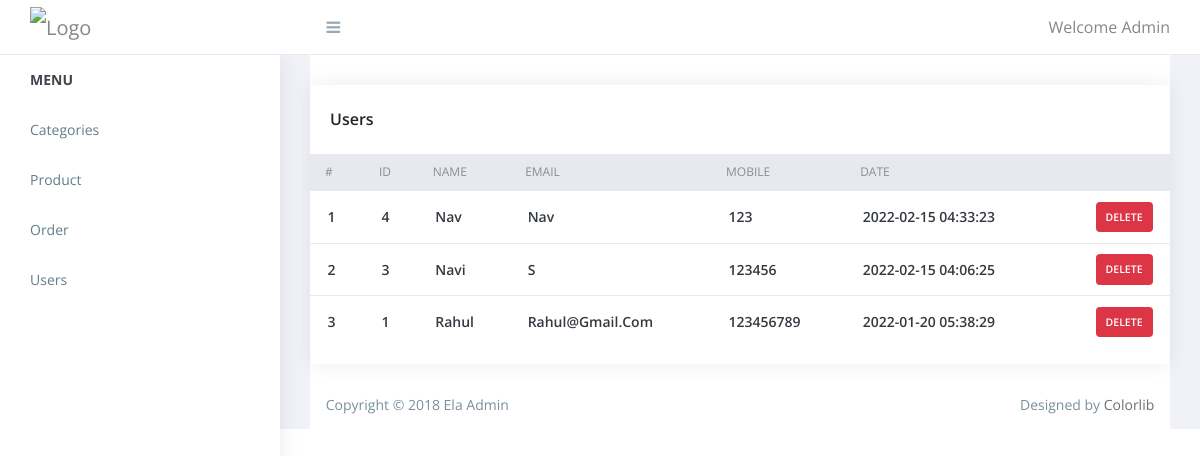
/admin/users.php, run on the app's committed database.
### tables this page shows
CREATE TABLE `users` (
  `id` int(11) NOT NULL,
  `name` varchar(255) NOT NULL,
  `email` varchar(70) NOT NULL,
  `mobile` int(16) NOT NULL,
  `password` varchar(50) NOT NULL,
  `added_on` datetime NOT NULL
);

### admin/users.php (the view, shortened to what this page needs)
<?php
require('connection.php');
require('header.php');
$sql="select * from users order by id desc";
$res=mysqli_query($conn,$sql);
?>
<div class="content pb-0">
	<div class="orders">
	   <div class="row">
		  <div class="col-xl-12">
			 <div class="card">
				<div class="card-body">
				   <h4 class="box-title">Users </h4>
				</div>
				<div class="card-body--">
				   <div class="table-stats order-table ov-h">
					  <table class="table ">
						 <thead>
							<tr>
							   <th class="serial">#</th>
							   <th>ID</th>
							   <th>Name</th>
							   <th>Email</th>
							   <th>Mobile</th>
							   <th>Date</th>
							   <th></th>
							</tr>
						 </thead>
						 <tbody>
							<?php
							$i=1;
							while($row=mysqli_fetch_assoc($res)){?>
							<tr>
							   <td class="serial"><?php echo $i++?></td>
							   <td><?php echo $row['id']?></td>
							   <td><?php echo $row['name']?></td>
							   <td><?php echo $row['email']?></td>
							   <td><?php echo $row['mobile']?></td>
							   <td><?php echo $row['added_on']?></td>
							   <td>
								<?php
								echo "<span class='badge badge-danger'><a href='?type=delete&id=".$row['id']."'>Delete</a></span>";
								?>
							   </td>
							</tr>
							<?php } ?>
						 </tbody>
					  </table>
				   </div>
				</div>
			 </div>
		  </div>
	   </div>
	</div>
</div>
<?php
require('footer.php');
?>

### admin/css/style.css (style rules this page uses)
a, button { text-decoration: none; outline: none!important; color: #878787; -webkit-transition: all .25s ease; transition: all .25s ease }
h1, h2, h3, h4, h5, h6 { margin: 0 }
.pb-0 { padding-bottom: 0 }
.ov-h { overflow: hidden }
.order-table { position: relative }
.order-table:after, .order-table:before { content: ""; position: absolute; top: 0; height: 37px; width: 10px; background: #e8e9ef }
.order-table:after { right: -1px }
.order-table:before { left: -1px }
.order-table tr th { background: #e8e9ef }
.order-table tr td:last-child, .order-table tr th:last-child { text-align: right }
.order-table tr:last-child td { border: none }
.order-table .badge { padding: 10px 0px; cursor:pointer; }
.order-table .badge a { color: #fff; text-transform: uppercase; font-weight: 600; padding: 10px; }
.content { float: left; padding: 1.875em; width: 100% }
.card { margin-bottom: 1.875em; border-radius: 5px; padding: 0; border: 0 solid transparent; -webkit-box-shadow: 0 0 20px rgba(0, 0, 0, .08); box-shadow: 0 0 20px rgba(0, 0, 0, .08) }
.card .box-title { font-weight: 600; font-size: 1em; padding: 5px 0 }
.card .card-body { float: left; padding: 1.25em; position: relative; width: 100% }
.card h4 { font-size: 1.1rem }
.table-stats table { font-family: open sans }
.table-stats table th, .table-stats table td { border: none; border-bottom: 1px solid #e8e9ef; color: #868e96; font-size: 12px; font-weight: 400; padding: .75em 1.25em; text-transform: uppercase }
.table-stats table td { color: #343a40; font-size: 14px; font-weight: 600; text-transform: capitalize; vertical-align: middle }
@media (max-width:1368px) { .card-body { padding: 15px } }

### data on the page
users: id "4", name "Nav", email "Nav", mobile "123", added_on "2022-02-15 04:33:23"
users: id "3", name "Navi", email "S", mobile "123456", added_on "2022-02-15 04:06:25"
users: id "1", name "Rahul", email "Rahul@gmail.com", mobile "123456789", added_on "2022-01-20 05:38:29"
